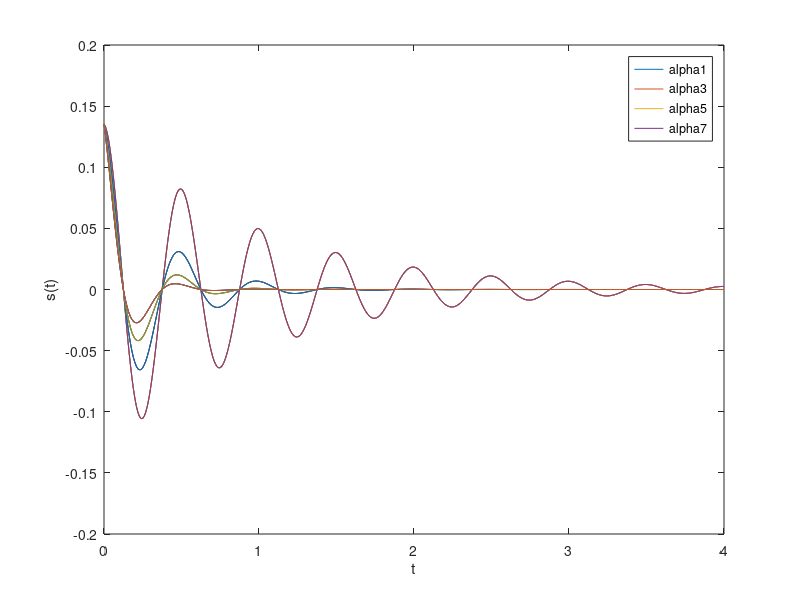

Reproduce this figure in MATLAB.
u = @(t) 1.0.*(t>=0); 
t= (0:0.01:4)'; 
T = t*ones(1,4); % This line of code basically changes t (401x1) matrix into a 401x4 matrix

for alpha = 1:2:7 %creates 4 graphs with value of alpha being 1, 3, 5, 7
    s = @(t) exp(-2).*exp(-T*diag(alpha)).*cos(4*pi*T).*u(T); 
    %creating the function s(t), the reason why we need to multiply T by the matrix created from alpha, this is to make sure T can be individually scaled.                        
    plot(t,s(t)); %plotting the graph
    xlabel('t'); 
    ylabel('s(t)'); 
    hold on; %put it on the same figure (accumulating)
end

legend('alpha1', 'alpha3', 'alpha5', 'alpha7'); 
hold off; %plots the 'accumulated' graph 




